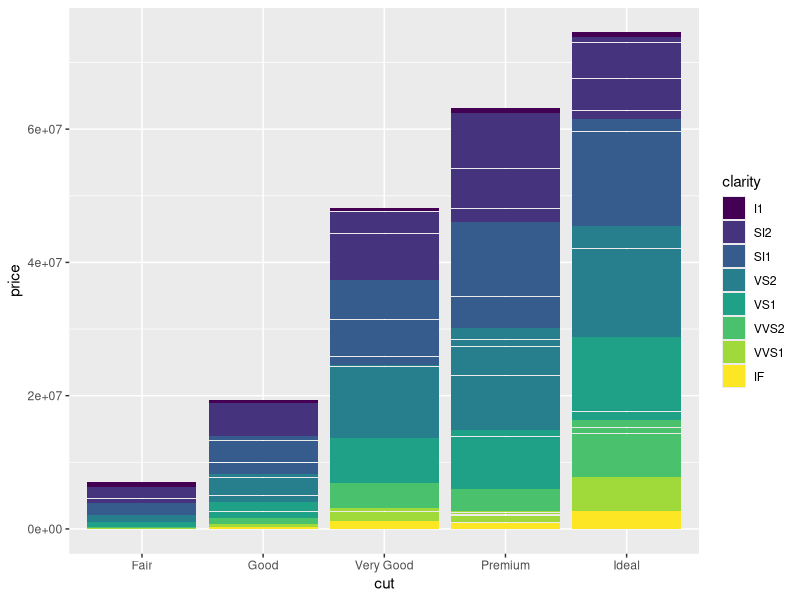
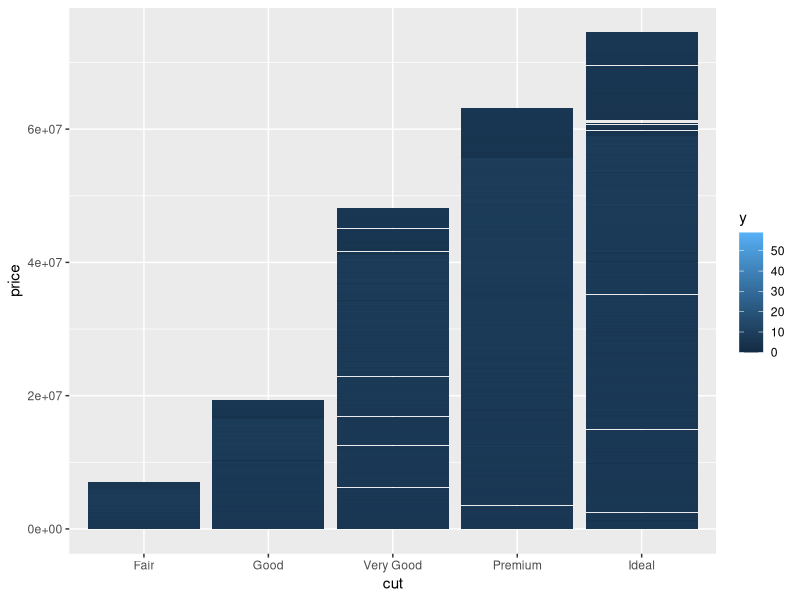
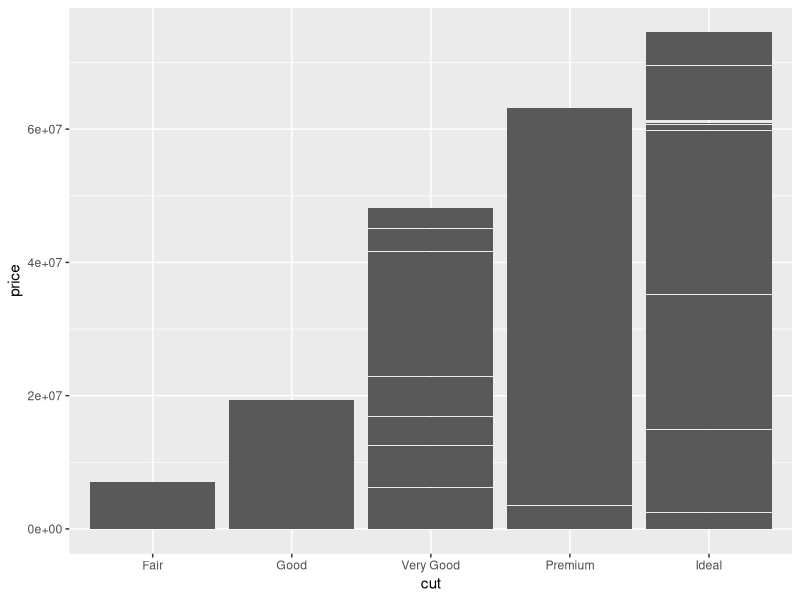
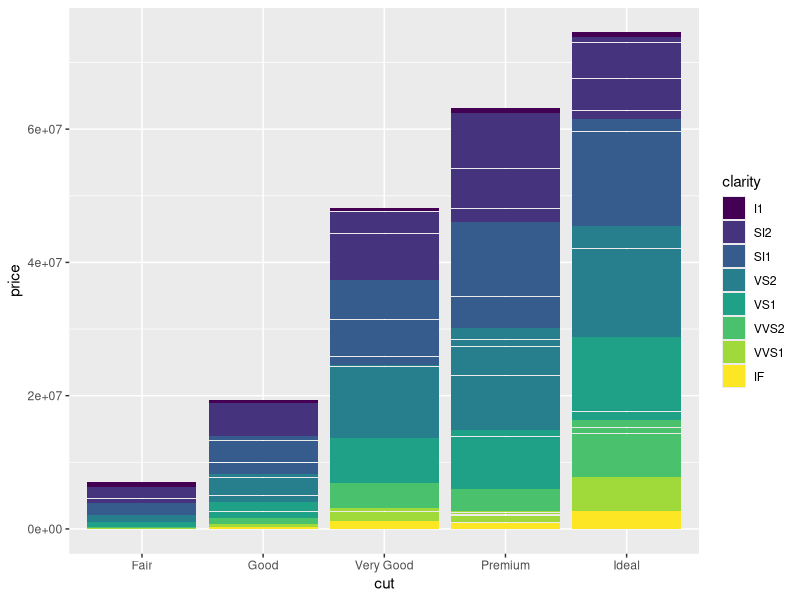
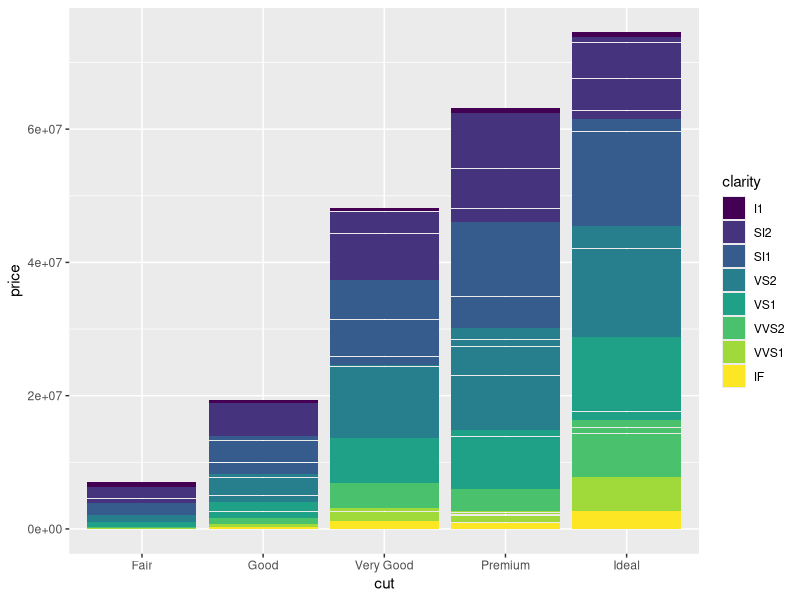

Write the R code that produced these figures, in order. (Note: this script raises an error after producing the figures.)
# Exercise 2: advanced ggplot2 practice

# Install and load the `ggplot2` package
#install.packages('ggplot2')
library("ggplot2")

# For this exercise you will again be working with the `diamonds` data set.
# Use `?diamonds` to review details about this data set
?diamonds

## Position Adjustments

# Draw a column (bar) chart of diamonds cuts by price, with each bar filled by 
# clarity. You should see a _stacked_ bar chart.
ggplot(data = diamonds) +
  geom_col(mapping = aes(x = cut, y = price, fill = clarity))


# Draw the same chart again, but with each element positioned to "fill" the y axis
ggplot(data = diamonds) +
  geom_col(mapping = aes(x = cut, y = price, fill = y))

# Draw the same chart again, but with each element positioned to "dodge" each other
ggplot(data = diamonds) +
  geom_col(mapping = aes(x = cut, y = price, position = "dodge2"))

# Draw a plot with point geometry with the x-position mapped to `cut` and the 
# y-position mapped to `clarity`
# This creates a "grid" grouping the points
ggplot(data = diamonds) +
  geom_col(mapping = aes(x = cut, y = price, fill = clarity))

# Use the "jitter" position adjustment to keep the points from all overlapping!
# (This works a little better with a sample of diamond data, such as from the 
# previous exercise).

ggplot(data = diamonds) +
  geom_col(mapping = aes(x = cut, y = price, fill = clarity))



## Scales

# Draw a "boxplot" (with `geom_boxplot`) for the diamond's price (y) by color (x)


# This has a lot of outliers, making it harder to read. To fix this, draw the 
# same plot but with a _logarithmic_ scale for the y axis.
ggplot(data= diamonds_sample)

# For another version, draw the same plot but with `violin` geometry instead of 
# `boxplot` geometry!
# How does the logarithmic scale change the data presentation?
ggplot(data= diamonds_sample)+
  geom_violin(mapping = aes(x= color, y= price)) +
  scale_y_log10()

# Another interesting plot: draw a plot of the diamonds price (y) by carat (x), 
# using a heatmap of 2d bins (geom_bin2d)
# What happens when you make the x and y channels scale logarithmically?

ggplot(data= diamonds_sample)+
  geom_violin(mapping = aes(x= color, y= price)) +
  scale_x_log10 +
  scale_y_log10
# Draw a scatter plot for the diamonds price (y) by carat (x). Color each point
# by the clarity (Remember, this will take a while. Use a sample of the diamonds 
# for faster results)
ggplot(data= diamonds_sample)+
  geom_violin(mapping = aes(x= color, y= price, color= clarity)) +
  scale_color_brewer(palette= "purpole", direction=-1)


# Change the color of the previous plot using a ColorBrewer scale of your choice. 
# What looks nice?



## Coordinate Systems

# Draw a bar chart with x-position and fill color BOTH mapped to cut
# For best results, SET the `width` of the geometry to be 1 (fill plot, no space
# between)
# TIP: You can save the plot to a variable for easier modifications


# Draw the same chart, but with the coordinate system flipped
ggplot(data= diamonds_sample)+
  geom_violin(mapping = aes(x= color, y= price, color= clarity)) +
  scale_color_brewer(palette= "purpole", direction=-1) +
  scale_x_reverse()



# Draw the same chart, but in a polar coordinate system. It's a Coxcomb chart!
ggplot(data= diamonds_sample)+
  geom_violin(mapping = aes(x= color, y= price, color= clarity)) +
  scale_color_brewer(palette= "purpole", direction=-1) +
  scale_x_reverse()


## Facets

# Take the scatter plot of price by carat data (colored by clarity) and add 
# _facets_ based on the diamond's `color`
ggplot(data= diamonds_sample)+
  geom_violin(mapping = aes(x= color, y= price, color= clarity)) +
  facet_wrap(~clarity)


## Saving Plots

# Use the `ggsave()` function to save the current (recent) plot to disk.
# Name the output file "my-plot.png".
# Make sure you've set the working directory!!
ggsave()